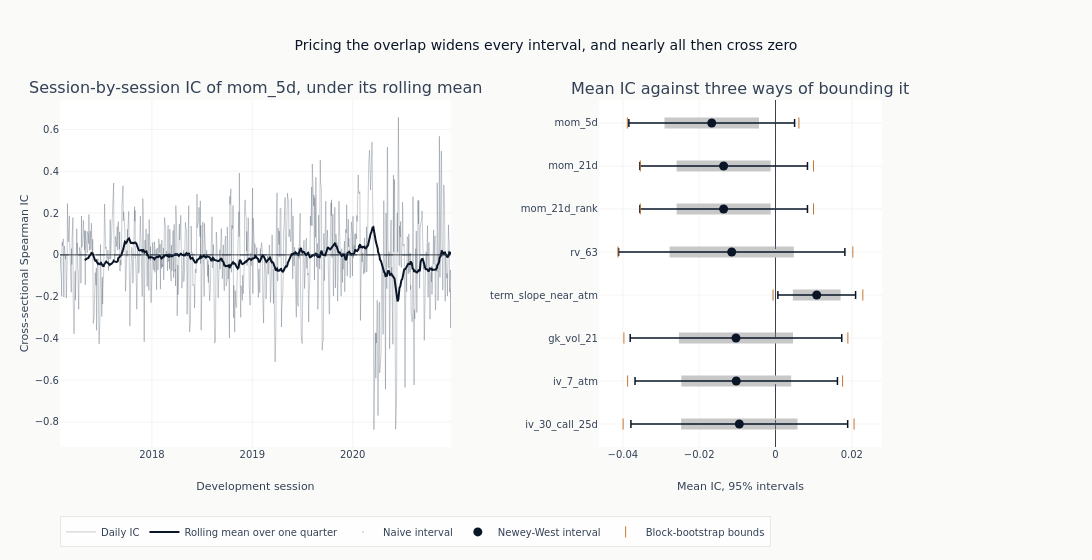

The code cell stored with this chart in its notebook:
### Code cell
if leader:
    leader_series = (
        ic_timeseries[leader]
        .sort(DATE_COL)
        .with_columns(pl.col("ic").rolling_mean(IC_ROLLING_WINDOW).alias("rolling"))
    )
    interval_features = list(reversed(leaders))
    interval_means = [ic_uncertainty[name]["mean_ic"] for name in interval_features]
    fig = make_subplots(
        rows=1,
        cols=2,
        column_widths=[0.58, 0.42],
        subplot_titles=(
            f"Session-by-session IC of {leader}, under its rolling mean",
            "Mean IC against three ways of bounding it",
        ),
        horizontal_spacing=0.18,
    )
    _ = fig.add_trace(
        go.Scatter(
            x=leader_series[DATE_COL],
            y=leader_series["ic"],
            mode="lines",
            line={"color": COLORS["neutral"], "width": 0.6},
            opacity=0.45,
            name="Daily IC",
        ),
        row=1,
        col=1,
    )
    _ = fig.add_trace(
        go.Scatter(
            x=leader_series[DATE_COL],
            y=leader_series["rolling"],
            mode="lines",
            line={"color": COLORS["blue"], "width": 2},
            name="Rolling mean over one quarter",
        ),
        row=1,
        col=1,
    )
    _ = fig.add_hline(
        y=0, line={"color": COLORS["neutral"], "width": 0.8, "dash": "dash"}, row=1, col=1
    )
    _ = fig.add_trace(
        go.Scatter(
            x=interval_means,
            y=interval_features,
            mode="markers",
            marker={"color": COLORS["neutral"], "size": 1, "opacity": 0.0},
            error_x=interval_arms(interval_features, "ci_naive_lower", "ci_naive_upper")
            | {"color": GRAY_FILLS["tertiary"], "thickness": 11, "width": 0},
            name="Naive interval",
        ),
        row=1,
        col=2,
    )
    _ = fig.add_trace(
        go.Scatter(
            x=interval_means,
            y=interval_features,
            mode="markers",
            marker={"color": COLORS["blue"], "size": 9},
            error_x=interval_arms(interval_features, "ci_hac_lower", "ci_hac_upper")
            | {"color": COLORS["blue"], "thickness": 1.5},
            name="Newey-West interval",
        ),
        row=1,
        col=2,
    )
    _ = fig.add_trace(
        go.Scatter(
            x=[ic_uncertainty[name][bound] for name in interval_features for bound in BOOT_BOUNDS],
            y=[name for name in interval_features for _ in BOOT_BOUNDS],
            mode="markers",
            marker={"color": COLORS["copper"], "size": 8, "symbol": "line-ns-open"},
            name="Block-bootstrap bounds",
        ),
        row=1,
        col=2,
    )
    _ = fig.add_vline(
        x=0, line={"color": COLORS["neutral"], "width": 0.8, "dash": "dash"}, row=1, col=2
    )
    fig.update_layout(
        title="Pricing the overlap widens every interval, and nearly all then cross zero",
        height=560,
        width=1150,
        margin={"l": 60, "r": 210},
        legend={"orientation": "h", "y": -0.2},
    )
    fig.update_yaxes(title_text="Cross-sectional Spearman IC", row=1, col=1)
    fig.update_xaxes(title_text="Development session", row=1, col=1)
    fig.update_xaxes(title_text="Mean IC, 95% intervals", row=1, col=2)
    show_plotly_with_alt(
        fig,
        "Two panels. On the left, the session-by-session information coefficient of the strongest "
        "feature as a pale noisy series spanning roughly minus 0.8 to plus 0.65, with a darker "
        "rolling quarterly mean drawn through it that stays within about 0.1 of zero for most of "
        "the development window and dips to about minus 0.22 during the first half of 2020. On "
        "the right, eight features each drawn three ways: a short pale block for the naive "
        "interval, a longer thin whisker with a dot at the mean for the Newey-West interval, and "
        "a pair of tick marks for the block-bootstrap bounds. The Newey-West whisker is wider "
        "than the naive block for every one of the eight. Seven of the eight whiskers cross the "
        "rule at zero; the near-term term-structure slope is the one that does not, and its "
        "block-bootstrap ticks reach zero even though its whisker stops short of it.",
    )

### Figure 1 — Plotly figure (JSON) as saved in the notebook; plotly's stock layout.template omitted (floating-point values rounded to 4 significant figures; data arrays with more than 128 entries replaced by an {"elided": "..."} marker saying what was removed)
{"data": [{"line": {"color": "#334155", "width": 0.6}, "mode": "lines", "name": "Daily IC", "opacity": 0.45, "type": "scatter", "x": {"elided": "982 str values"}, "xaxis": "x", "y": {"elided": "982 float values"}, "yaxis": "y"}, {"line": {"color": "#0a1628", "width": 2}, "mode": "lines", "name": "Rolling mean over one quarter", "type": "scatter", "x": {"elided": "982 str values"}, "xaxis": "x", "y": {"elided": "982 float values"}, "yaxis": "y"}, {"error_x": {"array": [0.01525, 0.0144, 0.01495, 0.006255, 0.01628, 0.01233, 0.01233, 0.01238], "arrayminus": [0.01525, 0.0144, 0.01495, 0.006255, 0.01628, 0.01233, 0.01233, 0.01238], "color": "#c8c8c8", "symmetric": false, "thickness": 11, "type": "data", "width": 0}, "marker": {"color": "#334155", "opacity": 0.0, "size": 1}, "mode": "markers", "name": "Naive interval", "type": "scatter", "x": [-0.009491, -0.01029, -0.01036, 0.0108, -0.01147, -0.0136, -0.0136, -0.01671], "xaxis": "x2", "y": ["iv_30_call_25d", "iv_7_atm", "gk_vol_21", "term_slope_near_atm", "rv_63", "mom_21d_rank", "mom_21d", "mom_5d"], "yaxis": "y2"}, {"error_x": {"array": [0.0284, 0.02652, 0.02772, 0.01019, 0.02965, 0.02197, 0.02197, 0.02172], "arrayminus": [0.0284, 0.02652, 0.02772, 0.01019, 0.02965, 0.02197, 0.02197, 0.02172], "color": "#0a1628", "symmetric": false, "thickness": 1.5, "type": "data"}, "marker": {"color": "#0a1628", "size": 9}, "mode": "markers", "name": "Newey-West interval", "type": "scatter", "x": [-0.009491, -0.01029, -0.01036, 0.0108, -0.01147, -0.0136, -0.0136, -0.01671], "xaxis": "x2", "y": ["iv_30_call_25d", "iv_7_atm", "gk_vol_21", "term_slope_near_atm", "rv_63", "mom_21d_rank", "mom_21d", "mom_5d"], "yaxis": "y2"}, {"marker": {"color": "#C87533", "size": 8, "symbol": "line-ns-open"}, "mode": "markers", "name": "Block-bootstrap bounds", "type": "scatter", "x": [-0.03993, 0.02059, -0.03876, 0.01758, -0.03973, 0.01897, -0.0006495, 0.02289, -0.04126, 0.02027, -0.03545, 0.009955, -0.03545, 0.009955, -0.03883, 0.006136], "xaxis": "x2", "y": ["iv_30_call_25d", "iv_30_call_25d", "iv_7_atm", "iv_7_atm", "gk_vol_21", "gk_vol_21", "term_slope_near_atm", "term_slope_near_atm", "rv_63", "rv_63", "mom_21d_rank", "mom_21d_rank", "mom_21d", "mom_21d", "mom_5d", "mom_5d"], "yaxis": "y2"}], "layout": {"annotations": [{"font": {"size": 16}, "showarrow": false, "text": "Session-by-session IC of mom_5d, under its rolling mean", "x": 0.2378, "xanchor": "center", "xref": "paper", "y": 1.0, "yanchor": "bottom", "yref": "paper"}, {"font": {"size": 16}, "showarrow": false, "text": "Mean IC against three ways of bounding it", "x": 0.8278, "xanchor": "center", "xref": "paper", "y": 1.0, "yanchor": "bottom", "yref": "paper"}], "height": 560, "legend": {"orientation": "h", "y": -0.2}, "margin": {"l": 60, "r": 210}, "shapes": [{"line": {"color": "#334155", "dash": "dash", "width": 0.8}, "type": "line", "x0": 0, "x1": 1, "xref": "x domain", "y0": 0, "y1": 0, "yref": "y"}, {"line": {"color": "#334155", "dash": "dash", "width": 0.8}, "type": "line", "x0": 0, "x1": 0, "xref": "x2", "y0": 0, "y1": 1, "yref": "y2 domain"}], "title": {"text": "Pricing the overlap widens every interval, and nearly all then cross zero"}, "width": 1150, "xaxis": {"anchor": "y", "domain": [0.0, 0.4756], "title": {"text": "Development session"}}, "xaxis2": {"anchor": "y2", "domain": [0.6556, 1.0], "title": {"text": "Mean IC, 95% intervals"}}, "yaxis": {"anchor": "x", "domain": [0.0, 1.0], "title": {"text": "Cross-sectional Spearman IC"}}, "yaxis2": {"anchor": "x2", "domain": [0.0, 1.0]}}}
